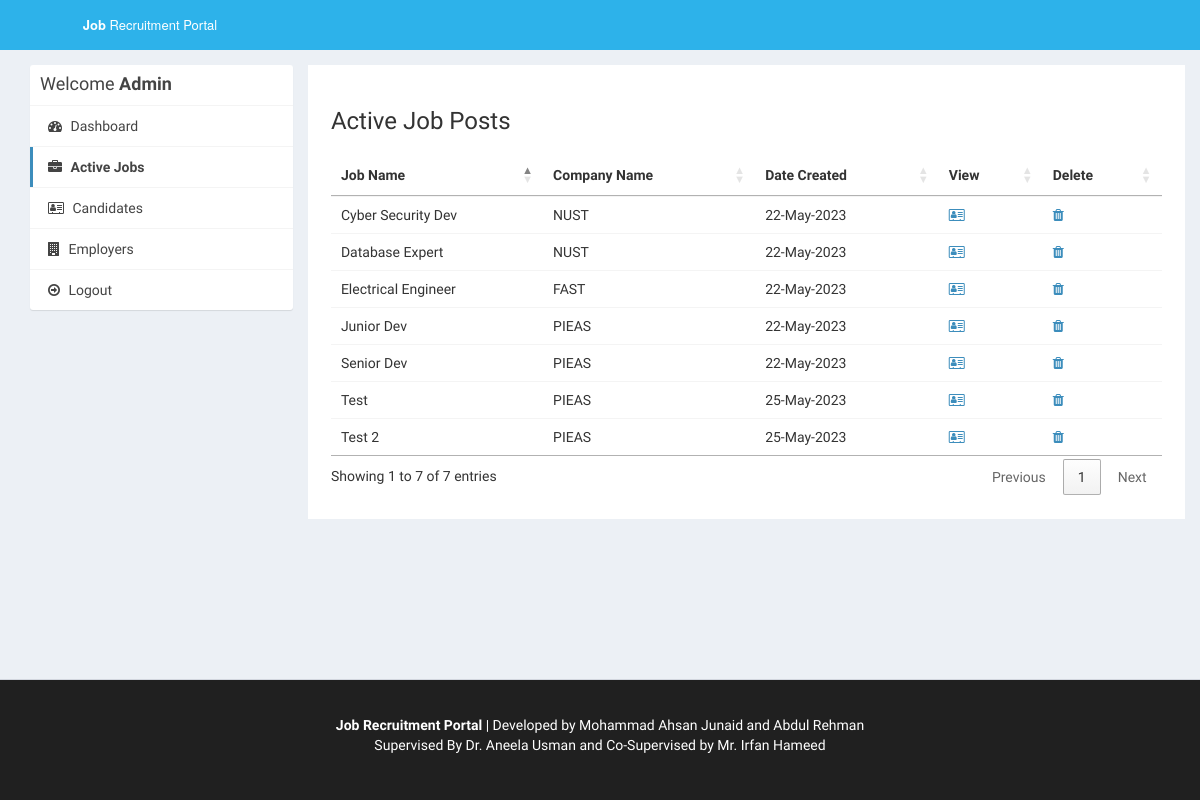
/admin/active-jobs.php (signed in), run on the app's committed database.
### tables this page shows
CREATE TABLE `job_post` (
  `id_jobpost` int(11) NOT NULL,
  `id_company` int(11) NOT NULL,
  `jobtitle` varchar(255) NOT NULL,
  `description` text NOT NULL,
  `minimumsalary` varchar(255) NOT NULL,
  `maximumsalary` varchar(255) NOT NULL,
  `experience` varchar(255) NOT NULL,
  `qualification` varchar(255) NOT NULL,
  `createdat` timestamp NOT NULL DEFAULT current_timestamp(),
  `maxage` decimal(2,0) DEFAULT NULL
);

CREATE TABLE `company` (
  `id_company` int(11) NOT NULL,
  `name` varchar(255) NOT NULL,
  `companyname` varchar(255) NOT NULL,
  `country` varchar(255) NOT NULL,
  `state` varchar(255) NOT NULL,
  `city` varchar(255) NOT NULL,
  `contactno` varchar(255) NOT NULL,
  `website` varchar(255) NOT NULL,
  `email` varchar(255) NOT NULL,
  `password` varchar(255) NOT NULL,
  `aboutme` varchar(255) DEFAULT NULL,
  `logo` varchar(255) NOT NULL,
  `createdAt` timestamp NOT NULL DEFAULT current_timestamp(),
  `active` int(11) NOT NULL DEFAULT 2
);

### admin/active-jobs.php (the view, shortened to what this page needs)
<?php
require_once("../db.php");
?>
<!DOCTYPE html>
<html>
<head>
  <link rel="stylesheet" href="https://cdnjs.cloudflare.com/ajax/libs/twitter-bootstrap/3.3.7/css/bootstrap.min.css">
  <link rel="stylesheet" href="https://cdnjs.cloudflare.com/ajax/libs/font-awesome/4.7.0/css/font-awesome.min.css">
  <link rel="stylesheet" href="https://cdnjs.cloudflare.com/ajax/libs/ionicons/2.0.1/css/ionicons.min.css">
  <link rel="stylesheet" href="https://cdn.datatables.net/1.10.15/css/jquery.dataTables.min.css">
  <link rel="stylesheet" href="../css/AdminLTE.min.css">
  <link rel="stylesheet" href="../css/_all-skins.min.css">
  <link rel="stylesheet" href="../css/custom.css">
</head>
<body class="hold-transition skin-green sidebar-mini">
<div class="wrapper">
  <header class="main-header">
    <a href="index.php" class="logo logo-bg">
      <span class="logo-lg"><b>Job</b> Recruitment Portal</span>
    </a>
    <nav class="navbar navbar-static-top">
    </nav>
  </header>
  <div class="content-wrapper" style="margin-left: 0px;">
    <section id="candidates" class="content-header">
      <div class="container">
        <div class="row">
          <div class="col-md-3">
            <div class="box box-solid">
              <div class="box-header with-border">
                <h3 class="box-title">Welcome <b>Admin</b></h3>
              </div>
              <div class="box-body no-padding">
                <ul class="nav nav-pills nav-stacked">
                  <li><a href="dashboard.php"><i class="fa fa-dashboard"></i> Dashboard</a></li>
                  <li class="active"><a href="active-jobs.php"><i class="fa fa-briefcase"></i> Active Jobs</a></li>
                  <li><a href="applications.php"><i class="fa fa-address-card-o"></i> Candidates</a></li>
                  <li><a href="companies.php"><i class="fa fa-building"></i> Employers</a></li>
                  <li><a href="../logout.php"><i class="fa fa-arrow-circle-o-right"></i> Logout</a></li>
                </ul>
              </div>
            </div>
          </div>
          <div class="col-md-9 bg-white padding-2">
            <h3>Active Job Posts</h3>
            <div class="row margin-top-20">
              <div class="col-md-12">
                <div class="box-body table-responsive no-padding">
                  <table id="example2" class="table table-hover">
                    <thead>
                      <th>Job Name</th>
                      <th>Company Name</th>
                      <th>Date Created</th>
                      <th>View</th>
                      <th>Delete</th>
                    </thead>
                    <tbody>
                      <?php
                      $sql = "SELECT job_post.*, company.companyname FROM job_post INNER JOIN company ON job_post.id_company=company.id_company";
                      $result = $conn->query($sql);
                      if($result->num_rows > 0) {
                        while($row = $result->fetch_assoc()) {
                      ?>
                      <tr>
                        <td><?php echo $row['jobtitle']; ?></td>
                        <td><?php echo $row['companyname']; ?></td>
                        <td><?php echo date("d-M-Y", strtotime($row['createdat'])); ?></td>
                        <td><a href="view-job-post.php?id=<?php echo $row['id_jobpost']; ?>"><i class="fa fa-address-card-o"></i></a></td>
                        <td><a href="delete-job-post.php?id=<?php echo $row['id_jobpost']; ?>"><i class="fa fa-trash"></i></a></td>
                      </tr>
                            <?php
                        }
                      }
                    ?>
                    </tbody>
                  </table>
                </div>
              </div>
            </div>
          </div>
        </div>
      </div>
    </section>
  </div>
 <footer class="main-footer" style="margin-left: 0px; color : #fff;  background-color:#202020;">
    <div class="container"  style="text-align: center">
		<div>
            <br>
			<p><b>Job Recruitment Portal</b> | Developed by Mohammad Ahsan Junaid and Abdul Rehman <br> Supervised By Dr. Aneela Usman and Co-Supervised by Mr. Irfan Hameed</p>
            <br>
		</div>
	</div>
  </footer>
</div>
</body>
</html>

### css/custom.css (style rules this page uses)
.logo-bg { background-color: #2db2ea !important; }
.margin-top-20 { margin-top: 20px; }
.padding-2 { padding: 2%; }
.bg-white { background-color: #fff; }

### data on the page
job_post: jobtitle "Senior Dev", id_company.companyname "PIEAS", createdat "22-May-2023"
job_post: jobtitle "Junior Dev", id_company.companyname "PIEAS", createdat "22-May-2023"
job_post: jobtitle "Database Expert", id_company.companyname "NUST", createdat "22-May-2023"
job_post: jobtitle "Cyber Security Dev", id_company.companyname "NUST", createdat "22-May-2023"
job_post: jobtitle "Electrical Engineer", id_company.companyname "FAST", createdat "22-May-2023"
job_post: jobtitle "Test", id_company.companyname "PIEAS", createdat "25-May-2023"
job_post: jobtitle "Test 2", id_company.companyname "PIEAS", createdat "25-May-2023"
